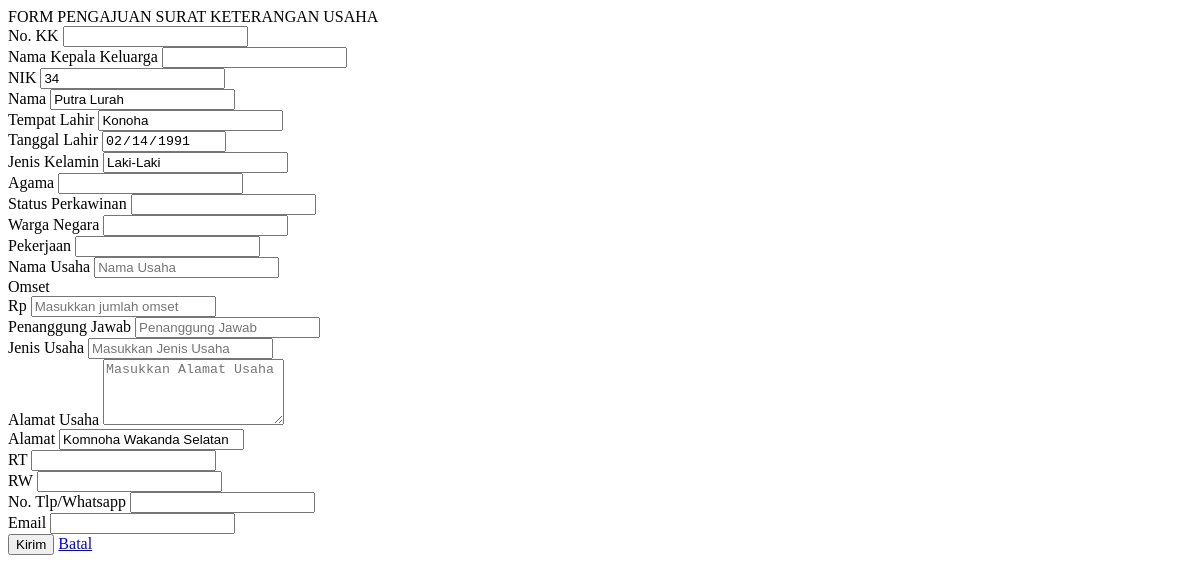
The page /demo1/request_sku.php (signed in) on the database its author committed.
### tables this page shows
CREATE TABLE `data_user` (
  `nik` varchar(16) NOT NULL,
  `password` varchar(225) NOT NULL,
  `hak_akses` varchar(225) NOT NULL,
  `nama` varchar(30) NOT NULL,
  `tanggal_lahir` date NOT NULL,
  `tempat_lahir` varchar(30) NOT NULL,
  `jekel` varchar(20) NOT NULL,
  `agama` varchar(20) NOT NULL,
  `alamat` text NOT NULL,
  `telepon` varchar(13) NOT NULL,
  `status_warga` varchar(30) NOT NULL
);

### demo1/request_sku.php (the view, shortened to what this page needs)
<?php
include '../konek.php';
?>
<link href="css/sweetalert.css" rel="stylesheet" type="text/css">
<?php
$tampil_nik = "SELECT * FROM data_user WHERE nik='$_SESSION[nik]'";
$query = mysqli_query($konek, $tampil_nik);
$data = mysqli_fetch_array($query, MYSQLI_BOTH);
$no_kk = $data['no_kk'];
$nama_kk = $data['nama_kk'];
$nik = $data['nik'];
$nama = $data['nama'];
$tempat_lahir = $data['tempat_lahir'];
$tanggal_lahir = $data['tanggal_lahir'];
$jekel = $data['jekel'];
$agama = $data['agama'];
$alamat = $data['alamat'];
$rt = $data['rt'];
$rw = $data['rw'];
$telepon = $data['telepon'];
$status_perkawinan = $data['status_perkawinan'];
$warga_negara = $data['warga_negara'];
$pekerjaan = $data['pekerjaan'];
$email = $data['email'];
?>
<div class="page-inner">
	<div class="row">
		<div class="col-md-12">
			<form method="POST" enctype="multipart/form-data">
				<div class="card">
					<div class="card-header">
						<div class="card-title">FORM PENGAJUAN SURAT KETERANGAN USAHA</div>
					</div>
					<div class="card-body">
						<div class="row">
							<div class="col-md-6 col-lg-6">
								<div class="form-group">
									<label>No. KK</label>
									<input type="text" name="no_kk" class="form-control" value="<?= $no_kk ?>" readonly>
								</div>
								<div class="form-group">
									<label>Nama Kepala Keluarga</label>
									<input type="text" name="nama_kk" class="form-control" value="<?= $nama_kk ?>" readonly>
								</div>
								<div class="form-group">
									<label>NIK</label>
									<input type="text" name="nik" class="form-control" value="<?= $nik ?>" readonly>
								</div>
								<div class="form-group">
									<label>Nama</label>
									<input type="text" name="Nama" class="form-control" value="<?= $nama; ?>" readonly>
								</div>
								<div class="form-group">
									<label>Tempat Lahir</label>
									<input type="text" name="Tempat_lahir" class="form-control" value="<?= $tempat_lahir; ?>" readonly>
								</div>
								<div class="form-group">
									<label>Tanggal Lahir</label>
									<input type="date" name="tanggal_lahir" class="form-control" value="<?= $tanggal_lahir; ?>" readonly>
								</div>
								<div class="form-group">
    								<label>Jenis Kelamin</label>
    								<input type="text" name="jenis_kelamin" class="form-control" value="<?= $jekel; ?>" readonly>
								</div>
								<div class="form-group">
    								<label>Agama</label>
    								<input type="text" name="agama" class="form-control" value="<?= $agama; ?>" readonly>
								</div>
								<div class="form-group">
									<label>Status Perkawinan</label>
									<input type="text" name="status_perkawinan" class="form-control" value="<?= $status_perkawinan; ?>" readonly>
								</div>
								<div class="form-group">
									<label>Warga Negara</label>
									<input type="text" name="warga_negara" class="form-control" value="<?= $warga_negara; ?>" readonly>
								</div>
								<div class="form-group">
									<label>Pekerjaan</label>
									<input type="text" name="pekerjaan" class="form-control" value="<?= $pekerjaan; ?>" readonly>
								</div>
							</div>
							<div class="col-md-6 col-lg-6">
								<div class="form-group">
									<label>Nama Usaha</label>
									<input type="text" name="nama_usaha" class="form-control" placeholder="Nama Usaha" required>
								</div>
								<div class="form-group">
  									<label>Omset</label>
  									<div class="input-group">
    									<span class="input-group-text">Rp</span>
   									 		<input type="text" name="omset" id="omset" class="form-control" placeholder="Masukkan jumlah omset">
  									</div>
								</div>
								<div class="form-group">
									<label>Penanggung Jawab</label>
									<input type="text" name="penanggung_jawab" class="form-control" placeholder="Penanggung Jawab" required>
								</div>
								<div class="form-group">
									<label>Jenis Usaha</label>
									<input type="text" name="jenis_usaha" class="form-control" placeholder="Masukkan Jenis Usaha" required>
								</div>
								<div class="form-group">
									<label>Alamat Usaha</label>
									<textarea class="form-control" name="alamat_usaha" rows="4" placeholder="Masukkan Alamat Usaha" required></textarea>
								</div>
								<div class="form-group">
    								<label>Alamat</label>
    								<input type="text" name="alamat" class="form-control" value="<?= $alamat; ?>" readonly>
								</div>
								<div class="form-group">
    								<label>RT</label>
    								<input type="text" name="rt" class="form-control" value="<?= $rt; ?>" readonly>
								</div>
								<div class="form-group">
    								<label>RW</label>
    								<input type="text" name="rw" class="form-control" value="<?= $rw; ?>" readonly>
								</div>
								<div class="form-group">
									<label>No. Tlp/Whatsapp</label>
									<input type="text" name="no_telp" class="form-control" value="<?= $telepon; ?>" readonly>
								</div>
								<div class="form-group">
									<label>Email</label>
									<input type="text" name="email" class="form-control" value="<?= $email; ?>" readonly>
								</div>
							</div>
						</div>
					</div>
					<div class="card-action text-right">
						<button name="kirim" class="btn btn-success">Kirim</button>
						<a href="?halaman=beranda" class="btn btn-default">Batal</a>
					</div>
				</div>
			</form>
		</div>
	</div>
</div>

### rows shown on the page
data_user: nik "34", Nama "Putra Lurah", Tempat_lahir "Konoha", tanggal_lahir "02/14/1991", jenis_kelamin "Laki-Laki", alamat "Komnoha Wakanda Selatan"
